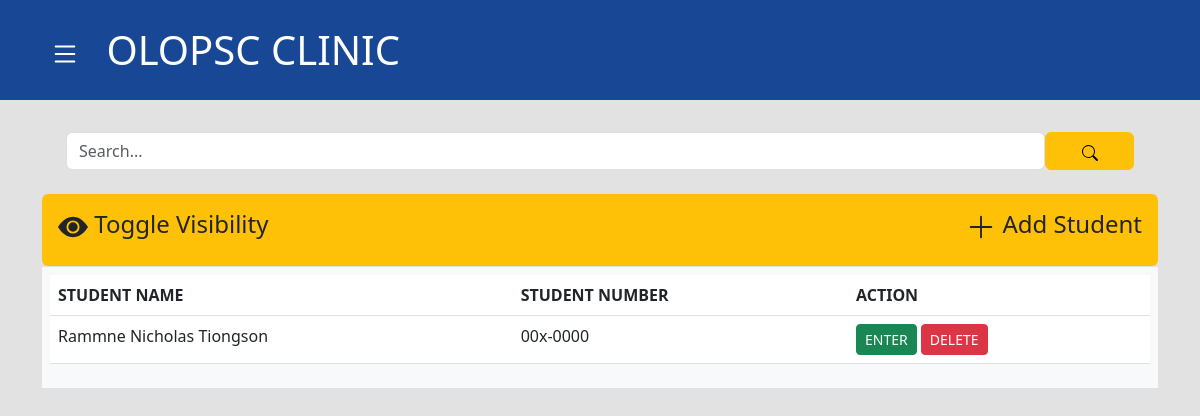
Before: / with the older database file.
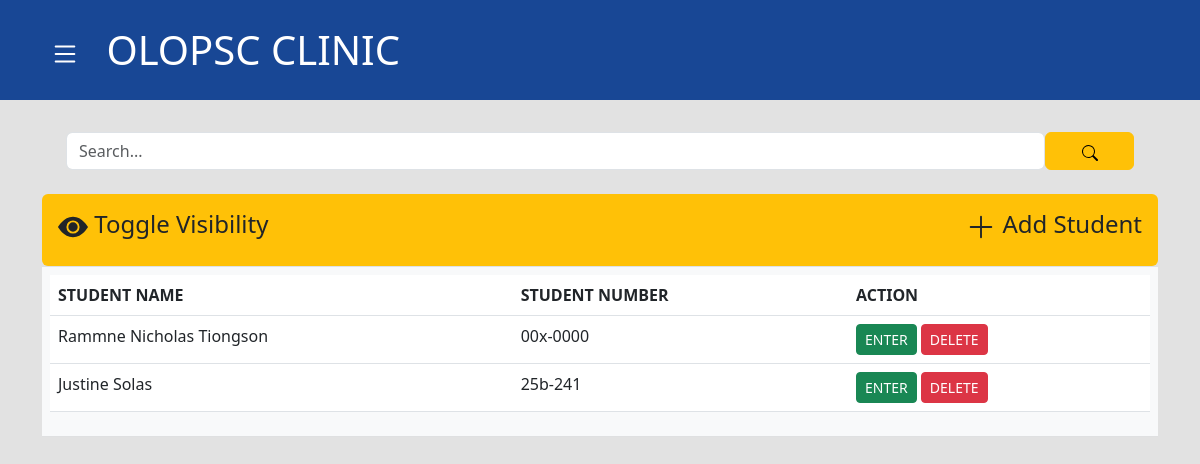
After: the same page with the newer database file.
### base/models.py (models this page shows, shortened)
class Patient(models.Model):
    first_name = models.CharField(max_length=50, verbose_name="First name")
    last_name = models.CharField(max_length=50, verbose_name="Last name")
    middle_name = models.CharField(max_length=50, blank=True, verbose_name="Middle name")
    grade_year_level = models.CharField(max_length=50, null=True, blank=True, verbose_name="Grade/Year Level")
    section = models.CharField(max_length=50, null=True, blank=True, verbose_name="Section")
    MALE = 'M'
    FEMALE = 'F'
    CHOICES = (
        (MALE, 'Male'),
        (FEMALE, 'Female')
    )
    sex = models.CharField(choices=CHOICES, default=MALE, max_length=1, verbose_name="Sex")
    student_number = models.CharField(max_length=10, default='00x-0000', verbose_name="Student Number")
    age = models.CharField(max_length=20, null=True, verbose_name="Age")
    date_of_birth = models.CharField(max_length=50, verbose_name="Date of birth", null=True, blank=True)
    patient_address = models.CharField(max_length=100, verbose_name="Address")
    patient_contact = models.CharField(max_length=15, verbose_name="Telephone/Cellphone number", null=True, blank=True)
    guardian = models.CharField(max_length=50, blank=True, verbose_name="Guardian")
    guardian_address = models.CharField(max_length=100, blank=True, verbose_name="Guardian's address")
    guardian_telephone = models.CharField(max_length=15, blank=True, verbose_name="Guardian's Telephone/Cellphone number")
    created_at = models.DateTimeField(auto_now_add=True, null=True)
    updated_at = models.DateTimeField(auto_now=True, null=True)

### base/views.py (the view)
# urls.py: path('', views.home, name='home'),
def home(request):
    query = request.GET.get('q') or ''
    patients = Patient.objects.filter(  Q(first_name__icontains=query) |
                                        Q(last_name__icontains=query) |
                                        Q(student_number__icontains=query))
    return render(request, 'base/home.html', {'patients':patients})

### base/templates/base/home.html (shortened to what this page needs)
{% extends 'base/base.html'%}
{% block content %}
<div class="container">
    <form action="{{request.path}}" method="GET" class="text-center p-4">
        <div style="display: flex;">
            <input type="text" class="form-control" name="q" placeholder="Search...">
            <button type="submit" class="btn btn-warning col-1"></button>
        </div>
    </form>
</div>
<div class="container">
    <table class="table">
    <tr>
        <td class="bg-warning p-3 rounded">
         <a class="text-dark" onclick="toggle('hide')" style="text-decoration: none;"><h4>
            <svg xmlns="http://www.w3.org/2000/svg" width="30" height="30" fill="currentColor" class="bi bi-eye-fill" viewBox="0 0 16 16">
            <path d="M10.5 8a2.5 2.5 0 1 1-5 0 2.5 2.5 0 0 1 5 0z"/>
            <path d="M0 8s3-5.5 8-5.5S16 8 16 8s-3 5.5-8 5.5S0 8 0 8zm8 3.5a3.5 3.5 0 1 0 0-7 3.5 3.5 0 0 0 0 7z"/>
          </svg> Toggle Visibility <a href="{% url 'patient-form' %}" class="text-dark" style="text-decoration: none; float: right;"> <svg xmlns="http://www.w3.org/2000/svg" width="30" height="30" fill="currentColor" class="bi bi-plus-lg" viewBox="0 0 16 16">
            <path fill-rule="evenodd" d="M8 2a.5.5 0 0 1 .5.5v5h5a.5.5 0 0 1 0 1h-5v5a.5.5 0 0 1-1 0v-5h-5a.5.5 0 0 1 0-1h5v-5A.5.5 0 0 1 8 2Z"/>
          </svg> Add Student</a></h4></a>
        </div>
    <tr>
        <td class="table-light">
            <div id="hide">
                <table class="table table-hover" >
                    <thead>
                        <tr>
                            <th>STUDENT NAME</th>
                            <th>STUDENT NUMBER</th>
                            <th>ACTION</th>
                        </tr>
                    </thead>
        {% for patient in patients %}
                    <tr>
                        <td>{{ patient.first_name }} {{patient.last_name}} </td>
                        <td>{{ patient.student_number }}</td>
                        <td><a class="btn btn-sm btn-success"  href="{% url 'patient-details' patient.id %}">ENTER</a>
                            <a class="btn btn-sm btn-danger"href="{% url 'delete-patient' patient.id %}">DELETE</a>
                        </td>
                    </tr>
        {% endfor %}
                </table>
            </div>
        </td>
    </tr>
{% endblock %}

### base/templates/base/base.html (shortened to what this page needs)
{% load static %}
<!doctype html>
<html lang="en">
  <head>
    <link href="https://cdn.jsdelivr.net/npm/bootstrap@5.3.0-alpha1/dist/css/bootstrap.min.css" rel="stylesheet">
</head>
  <body style="background-color: #e2e2e2;">
    <div class="" style="background-color: #184795; color: white;">
      <h1 style="background-color: #184795; padding: 10px;">
          <a href="{% url 'home' %}" class=" ms-2" style="text-decoration: none; color: white;"><div class="dropdown">
            <button class="dropbtn"></button>
          </div> OLOPSC CLINIC</a>
          </h1>
  </div>
    {% block content %}
    {% endblock%}
  </body>
</html>

### base/templates/base/base.html (style rules this page uses)
.dropbtn { background-color: #184795; color: white; padding: 16px; font-size: 10 px; border: none; cursor: pointer; }
.dropdown { position: relative; display: inline-block; }
.dropdown-content a { font-size: large; color: #184795; padding: 12px 16px; text-decoration: none; display: block; }

Changed rows visible on the page:
added Patient: first_name "Justine", last_name "Solas", student_number "25b-241"
